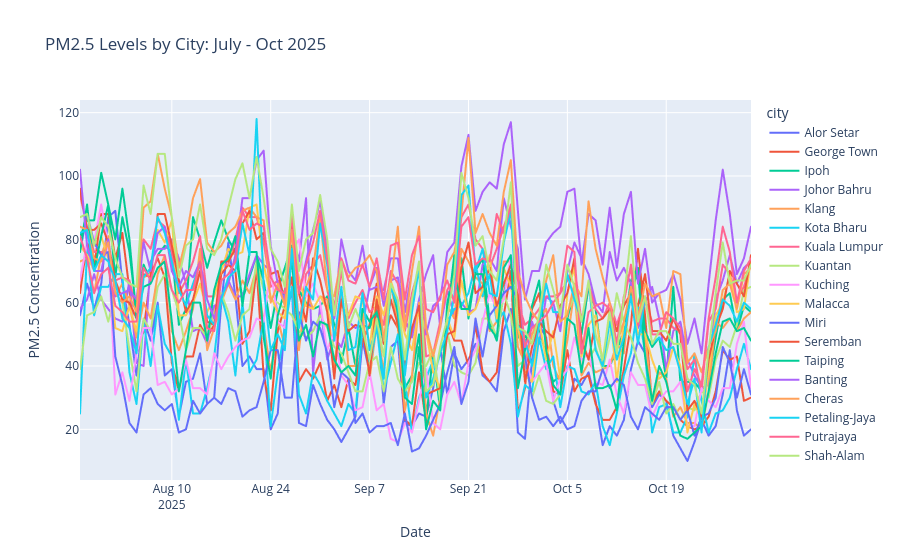

Notebook code cell kept with this figure:
### Code cell
#use plotly for interactive plot since many data is plotted at once
import plotly.express as px

fig = px.line(df_pm25, 
              x="date_recorded", 
              y="median", 
              color="city",
              title="PM2.5 Levels by City: July - Oct 2025",
              labels={"median": "PM2.5 Concentration", "date_recorded": "Date"})

fig.update_layout(hovermode="x unified") # Shows all values for a date when hovering
fig.show()
